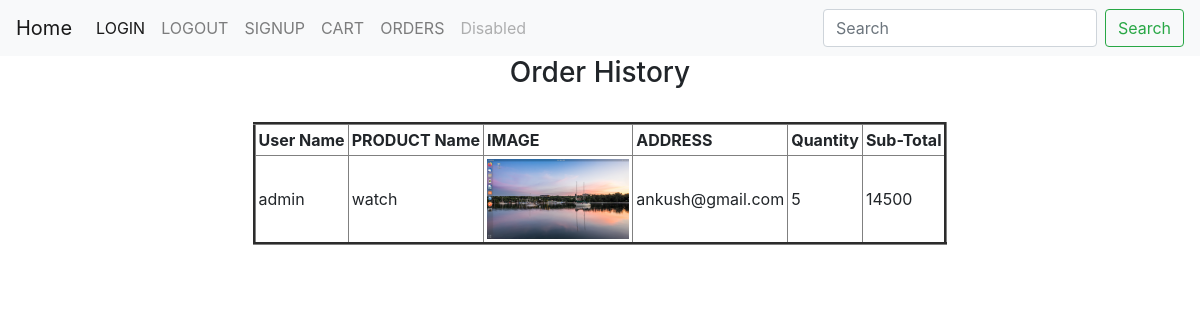
/order/ (signed in), run on the app's committed database.
### user/models.py (models this page shows, shortened)
class Order(models.Model):
    orderitems  = models.ForeignKey(Product,on_delete=models.CASCADE,null=True,blank=True)
    user = models.ForeignKey(User,on_delete=models.CASCADE,null=True,blank=True)
    grandtotal = models.IntegerField(null=True,blank=True)
    user_address = models.CharField(max_length=50,null=True,blank=True)
    quantity = models.IntegerField(default=1)
    subtotal = models.IntegerField(default=0)

class Product(models.Model):
	name = models.CharField(max_length=20)
	price = models.IntegerField()
	image = models.ImageField(max_length=1000)
	description = models.CharField(max_length=100)

### user/views.py (the view)
# urls.py: path('order/',views.order,name='order'),
def order(request):
	username =request.user.username
	user = request.user
	if request.method =='POST':
		cart_items = models.Cart.objects.filter()
		for item in cart_items:
			quantity = item.quantity
			subtotal = item.subtotal
			obj = item.product
			user = item.user.username
		address = request.POST.get('user_address')
		grand_total = request.POST.get('grand_total')
		orderitems = models.Order.objects.create(orderitems=obj,
												user_address=address,grandtotal=grand_total,
												quantity=quantity,subtotal=subtotal,
												user=request.user)
		cart_items.delete()
		return redirect('/order/')
	else:
		orderitems = models.Order.objects.filter(user=request.user)
		return render(request,'orderitems.html',{'orderitems':orderitems})

### user/templates/orderitems.html (shortened to what this page needs)
{% extends "base.html" %}
{% block content %}
<center>
				<h3>Order History</h3><br>
	<table border="3" cellpadding="3" cellspacing="3">
					<tr>
						<th>User Name</th>
						<th>PRODUCT Name</th>
						<th>IMAGE</th>
						<th>ADDRESS</th>
						<th>Quantity</th>
						<th>Sub-Total</th>
					</tr>
	{% for order in orderitems %}
        <tr>
		    <td>
		    	{{order.user.username}}
		    </td>
		      <td>{{order.orderitems.name}}</td>
		     <td>
			  	<img src="{{order.orderitems.image.url}}" height='80px;'>
		 	  </td>
		      <td>
			  {{order.user_address}}
		 	  </td>
		     <td>
				{{order.quantity}}
		     </td>
		     <td>
				{{order.subtotal}}
		     </td>
        </tr>
    {% endfor %}
      </table>
</center>
{% endblock %}

### data on the page
Order: user.username "admin", orderitems.name "watch", orderitems.image (picture), user_address "ankush@gmail.com", quantity "5", subtotal "14500"
